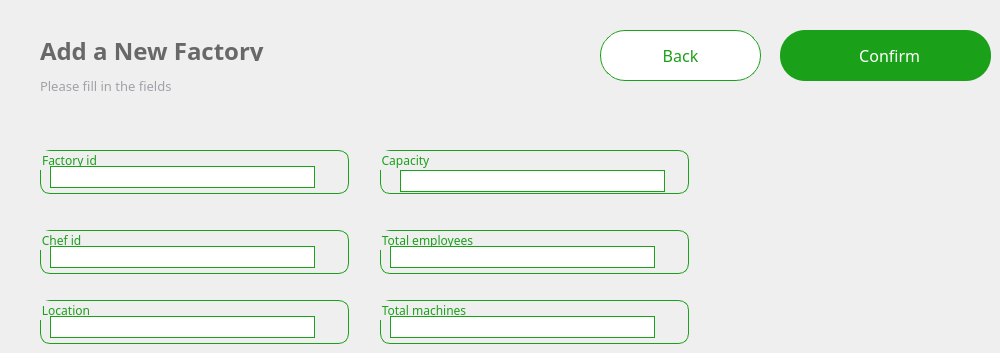
     <widget class="QWidget" name="add_factory_2">
      <widget class="QGroupBox" name="name_emp_11">
       <property name="geometry">
        <rect>
         <x>40</x>
         <y>150</y>
         <width>309</width>
         <height>44</height>
        </rect>
       </property>
       <property name="font">
        <font>
         <family>Lexend Light</family>
        </font>
       </property>
       <property name="styleSheet">
        <string notr="true">border-radius:10px;
border-color: rgb(27, 160, 25);
border-width : 1.2px;
border-style:solid;
color: rgb(27, 160, 25);
</string>
       </property>
       <property name="title">
        <string>Factory id</string>
       </property>
       <property name="alignment">
        <set>Qt::AlignLeading|Qt::AlignLeft|Qt::AlignTop</set>
       </property>
       <property name="flat">
        <bool>false</bool>
       </property>
       <property name="checkable">
        <bool>false</bool>
       </property>
       <widget class="QLineEdit" name="idf_3">
        <property name="geometry">
         <rect>
          <x>10</x>
          <y>16</y>
          <width>265</width>
          <height>22</height>
         </rect>
        </property>
        <property name="styleSheet">
         <string notr="true">border-radius:0px;
border-color: rgb(27, 160, 25);
border-width : 0x;
color:grey;</string>
        </property>
        <property name="text">
         <string/>
        </property>
        <property name="echoMode">
         <enum>QLineEdit::Normal</enum>
        </property>
       </widget>
      </widget>
      <widget class="QLabel" name="Sub_title_12">
       <property name="geometry">
        <rect>
         <x>40</x>
         <y>70</y>
         <width>291</width>
         <height>31</height>
        </rect>
       </property>
       <property name="font">
        <font>
         <family>Lexend Light</family>
         <pointsize>10</pointsize>
        </font>
       </property>
       <property name="cursor">
        <cursorShape>PointingHandCursor</cursorShape>
       </property>
       <property name="layoutDirection">
        <enum>Qt::LeftToRight</enum>
       </property>
       <property name="styleSheet">
        <string notr="true">background-color:transparent;
color: #A2A1A8;
border:none;</string>
       </property>
       <property name="text">
        <string>Please fill in the fields</string>
       </property>
       <property name="alignment">
        <set>Qt::AlignLeading|Qt::AlignLeft|Qt::AlignVCenter</set>
       </property>
      </widget>
      <widget class="QLabel" name="Title_12">
       <property name="geometry">
        <rect>
         <x>40</x>
         <y>40</y>
         <width>381</width>
         <height>21</height>
        </rect>
       </property>
       <property name="font">
        <font>
         <family>Lexend</family>
         <pointsize>18</pointsize>
         <bold>true</bold>
        </font>
       </property>
       <property name="styleSheet">
        <string notr="true">color: rgb(104, 104, 104);
border:none;</string>
       </property>
       <property name="text">
        <string>Add a New Factory</string>
       </property>
      </widget>
      <widget class="QGroupBox" name="phone_emp_5">
       <property name="geometry">
        <rect>
         <x>40</x>
         <y>230</y>
         <width>309</width>
         <height>44</height>
        </rect>
       </property>
       <property name="font">
        <font>
         <family>Lexend Light</family>
        </font>
       </property>
       <property name="styleSheet">
        <string notr="true">border-radius:10px;
border-color: rgb(27, 160, 25);
border-width : 1.2px;
border-style:solid;
color: rgb(27, 160, 25);
</string>
       </property>
       <property name="title">
        <string>Chef id</string>
       </property>
       <property name="alignment">
        <set>Qt::AlignLeading|Qt::AlignLeft|Qt::AlignTop</set>
       </property>
       <property name="flat">
        <bool>false</bool>
       </property>
       <property name="checkable">
        <bool>false</bool>
       </property>
       <widget class="QLineEdit" name="idc_3">
        <property name="geometry">
         <rect>
          <x>10</x>
          <y>16</y>
          <width>265</width>
          <height>22</height>
         </rect>
        </property>
        <property name="styleSheet">
         <string notr="true">border-radius:0px;
border-color: rgb(27, 160, 25);
border-width : 0x;
color:grey;</string>
        </property>
        <property name="text">
         <string/>
        </property>
        <property name="echoMode">
         <enum>QLineEdit::Normal</enum>
        </property>
       </widget>
      </widget>
      <widget class="QGroupBox" name="adress_5">
       <property name="geometry">
        <rect>
         <x>380</x>
         <y>230</y>
         <width>309</width>
         <height>44</height>
        </rect>
       </property>
       <property name="font">
        <font>
         <family>Lexend Light</family>
        </font>
       </property>
       <property name="styleSheet">
        <string notr="true">border-radius:10px;
border-color: rgb(27, 160, 25);
border-width : 1.2px;
border-style:solid;
color: rgb(27, 160, 25);
</string>
       </property>
       <property name="title">
        <string>Total employees</string>
       </property>
       <property name="alignment">
        <set>Qt::AlignLeading|Qt::AlignLeft|Qt::AlignTop</set>
       </property>
       <property name="flat">
        <bool>false</bool>
       </property>
       <property name="checkable">
        <bool>false</bool>
       </property>
       <widget class="QLineEdit" name="totemp_4">
        <property name="geometry">
         <rect>
          <x>10</x>
          <y>16</y>
          <width>265</width>
          <height>22</height>
         </rect>
        </property>
        <property name="styleSheet">
         <string notr="true">border-radius:0px;
border-color: rgb(27, 160, 25);
border-width : 0x;
color:grey;</string>
        </property>
        <property name="text">
         <string/>
        </property>
        <property name="echoMode">
         <enum>QLineEdit::Normal</enum>
        </property>
       </widget>
      </widget>
      <widget class="QPushButton" name="ajout_f_2">
       <property name="geometry">
        <rect>
         <x>780</x>
         <y>30</y>
         <width>211</width>
         <height>51</height>
        </rect>
       </property>
       <property name="styleSheet">
        <string notr="true">QPushButton{
background:#1ba019;
border-radius:25px;
color:white;
font-family: Lexend;
font-size:16px;
}
QPushButton:hover
{
background:#00b521;
color:white;
border-left:3px solid #1BA019 ; 
border-color:none;
border-radius:25px;




}
QPushButton:pressed
{
background:#013220;
color:black;
border-radius:25px;
color:white;
font-family: Lexend;
font-size:16px;
border-radius:10px;
border-left:3.5px solid #1BA019 ; 


/*background: qlineargradient(x1: 0, y1: 0, x2: 0, y2: 1,
                                stop: 0 #ffffff, stop: 1 #dcdcdc);*/
}</string>
       </property>
       <property name="text">
        <string>  Confirm</string>
       </property>
       <property name="icon">
        <iconset>
         <normalon>:/images/add-circle.png</normalon>
        </iconset>
       </property>
       <property name="iconSize">
        <size>
         <width>200</width>
         <height>200</height>
        </size>
       </property>
      </widget>
      <widget class="QGroupBox" name="email_emp_5">
       <property name="geometry">
        <rect>
         <x>380</x>
         <y>150</y>
         <width>309</width>
         <height>44</height>
        </rect>
       </property>
       <property name="font">
        <font>
         <family>Lexend Light</family>
        </font>
       </property>
       <property name="styleSheet">
        <string notr="true">border-radius:10px;
border-color: rgb(27, 160, 25);
border-width : 1.2px;
border-style:solid;
color: rgb(27, 160, 25);
</string>
       </property>
       <property name="title">
        <string>Capacity</string>
       </property>
       <property name="alignment">
        <set>Qt::AlignLeading|Qt::AlignLeft|Qt::AlignTop</set>
       </property>
       <property name="flat">
        <bool>false</bool>
       </property>
       <property name="checkable">
        <bool>false</bool>
       </property>
       <widget class="QLineEdit" name="capacity_3">
        <property name="geometry">
         <rect>
          <x>20</x>
          <y>20</y>
          <width>265</width>
          <height>22</height>
         </rect>
        </property>
        <property name="styleSheet">
         <string notr="true">border-radius:0px;
border-color: rgb(27, 160, 25);
border-width : 0x;
color:grey;</string>
        </property>
        <property name="text">
         <string/>
        </property>
        <property name="echoMode">
         <enum>QLineEdit::Normal</enum>
        </property>
       </widget>
      </widget>
      <widget class="QGroupBox" name="name_emp_12">
       <property name="geometry">
        <rect>
         <x>40</x>
         <y>300</y>
         <width>309</width>
         <height>44</height>
        </rect>
       </property>
       <property name="font">
        <font>
         <family>Lexend Light</family>
        </font>
       </property>
       <property name="styleSheet">
        <string notr="true">border-radius:10px;
border-color: rgb(27, 160, 25);
border-width : 1.2px;
border-style:solid;
color: rgb(27, 160, 25);
</string>
       </property>
       <property name="title">
        <string>Location</string>
       </property>
       <property name="alignment">
        <set>Qt::AlignLeading|Qt::AlignLeft|Qt::AlignTop</set>
       </property>
       <property name="flat">
        <bool>false</bool>
       </property>
       <property name="checkable">
        <bool>false</bool>
       </property>
       <widget class="QLineEdit" name="location_3">
        <property name="geometry">
         <rect>
          <x>10</x>
          <y>16</y>
          <width>265</width>
          <height>22</height>
         </rect>
        </property>
        <property name="styleSheet">
         <string notr="true">border-radius:0px;
border-color: rgb(27, 160, 25);
border-width : 0x;
color:grey;</string>
        </property>
        <property name="text">
         <string/>
        </property>
        <property name="echoMode">
         <enum>QLineEdit::Normal</enum>
        </property>
       </widget>
      </widget>
      <widget class="QGroupBox" name="name_emp_13">
       <property name="geometry">
        <rect>
         <x>380</x>
         <y>300</y>
         <width>309</width>
         <height>44</height>
        </rect>
       </property>
       <property name="font">
        <font>
         <family>Lexend Light</family>
        </font>
       </property>
       <property name="styleSheet">
        <string notr="true">border-radius:10px;
border-color: rgb(27, 160, 25);
border-width : 1.2px;
border-style:solid;
color: rgb(27, 160, 25);
</string>
       </property>
       <property name="title">
        <string>Total machines</string>
       </property>
       <property name="alignment">
        <set>Qt::AlignLeading|Qt::AlignLeft|Qt::AlignTop</set>
       </property>
       <property name="flat">
        <bool>false</bool>
       </property>
       <property name="checkable">
        <bool>false</bool>
       </property>
       <widget class="QLineEdit" name="totmach_3">
        <property name="geometry">
         <rect>
          <x>10</x>
          <y>16</y>
          <width>265</width>
          <height>22</height>
         </rect>
        </property>
        <property name="styleSheet">
         <string notr="true">border-radius:0px;
border-color: rgb(27, 160, 25);
border-width : 0x;
color:grey;</string>
        </property>
        <property name="text">
         <string/>
        </property>
        <property name="echoMode">
         <enum>QLineEdit::Normal</enum>
        </property>
       </widget>
      </widget>
      <widget class="QPushButton" name="annuler_6">
       <property name="geometry">
        <rect>
         <x>600</x>
         <y>30</y>
         <width>161</width>
         <height>51</height>
        </rect>
       </property>
       <property name="styleSheet">
        <string notr="true">*{
border-radius:25px;
color:#1ba019;
font-family: Lexend;
font-size:16px;
border-color: rgb(27, 160, 25);
border-width : 1.2px;
border-style:solid;
background-color:white;
}
QPushButton:hover
{
background:white;
color:#00b521;
border-left:3px solid #00b521 ; 
border-color:none;
border-radius:25px;
}
QPushButton:pressed
{
background:#013220;
color:#1ba019;
border-radius:25px;
font-family: Lexend;
font-size:16px;
border-left:3.2px solid #1BA019 ; 


/*background: qlineargradient(x1: 0, y1: 0, x2: 0, y2: 1,
                                stop: 0 #ffffff, stop: 1 #dcdcdc);*/
}</string>
       </property>
       <property name="text">
        <string>Back</string>
       </property>
       <property name="icon">
        <iconset resource="resources.qrc">
         <normaloff>:/images/back.png</normaloff>:/images/back.png</iconset>
       </property>
       <property name="iconSize">
        <size>
         <width>200</width>
         <height>200</height>
        </size>
       </property>
       <property name="autoRepeatInterval">
        <number>100</number>
       </property>
      </widget>
     </widget>
